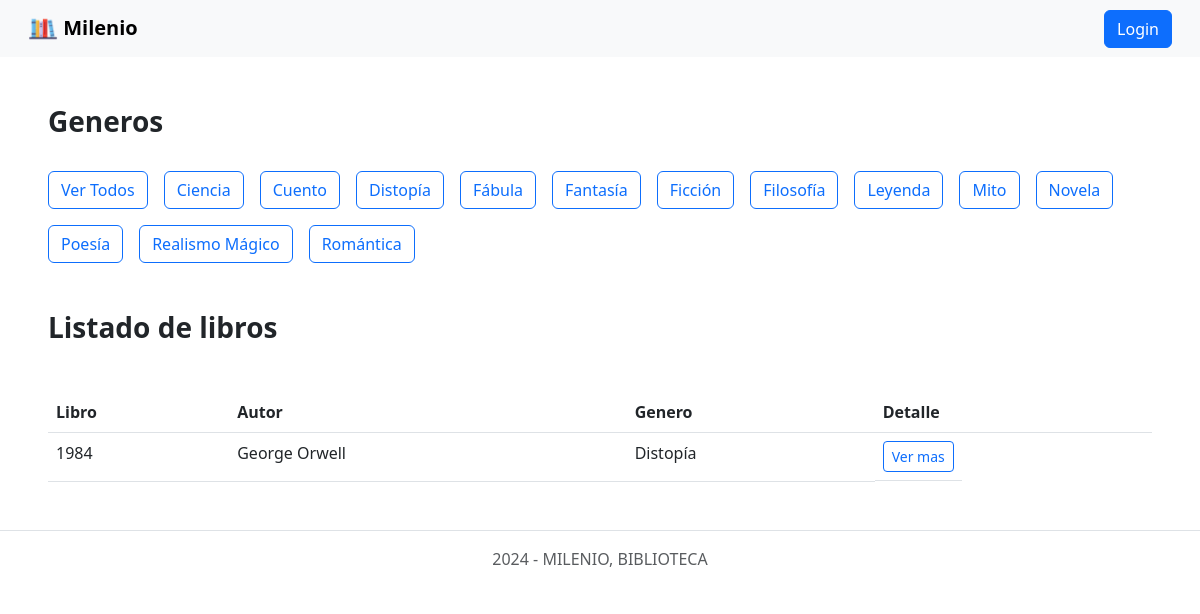
Screenshot of /home?genero=Distopía with the database file from the repository.
### tables this page shows
CREATE TABLE `generos` (
  `id` int(11) NOT NULL,
  `nombre` varchar(255) NOT NULL
);

CREATE TABLE `libros` (
  `id` int(11) NOT NULL,
  `titulo` varchar(100) NOT NULL,
  `autor` varchar(100) NOT NULL,
  `reseña` text DEFAULT NULL,
  `genero_nombre` varchar(255) NOT NULL
);

### app/controllers/catalogo.controller.php (called while the page is built, shortened)
<?php
    require_once './app/models/libro.model.php';
    require_once './app/models/genero.model.php';
class CatalogoController {
    private $modelLibro;
    private $modelGenero;
    public function __construct($res) {
        $this->modelLibro = new LibroModel();
        $this->modelGenero = new GeneroModel();
    }
    public function showLibros() {
        $generoSeleccionado = isset($_GET['genero']) ? $_GET['genero'] : null;
        $generos = $this->modelGenero->getGeneros();
        if ($generoSeleccionado) {
            $libros = $this->modelLibro->getLibrosPorGenero($generoSeleccionado);
        } else {
            $libros = $this->modelLibro->getLibros();
        }
        include_once 'templates/layout/header.phtml';
        include_once 'templates/generos.phtml';
        include_once 'templates/catalogo.phtml';
        include_once 'templates/layout/footer.phtml';
    }
}

### app/models/genero.model.php (called while the page is built, shortened)
<?php
class GeneroModel {
    private $db;
    public function __construct() {
       $this->db = new PDO('mysql:host=localhost;dbname=milenio_db;charset=utf8', 'root', '');
    }
    public function getGeneros() {
        $query = $this->db->prepare('SELECT * FROM generos');
        $query->execute();
        $generos = $query->fetchAll(PDO::FETCH_OBJ);
        return $generos;
    }
}

### app/models/libro.model.php (called while the page is built, shortened)
<?php
class LibroModel {
    private $db;
    public function __construct() {
       $this->db = new PDO('mysql:host=localhost;dbname=milenio_db;charset=utf8', 'root', '');
    }
    public function getLibrosPorGenero($generoNombre) {
        $query = $this->db->prepare('SELECT * FROM libros WHERE genero_nombre = ?');
        $query->execute([$generoNombre]);
        $libros = $query->fetchAll(PDO::FETCH_OBJ);
        return $libros;
    }
}

### templates/generos.phtml (the view, shortened to what this page needs)
<?php
include_once './app/models/genero.model.php';
?>
<h2 class="fs-3 fw-bold mt-5 ms-5">Generos</h2>
<ul class="nav justify-content-start ms-5 mt-4 d-inline-flex gap-3">
    <li class="nav-item">
        <a href="home"><button type="button" class="btn btn-outline-primary">Ver Todos</button></a>
    </li>
    <?php foreach ($generos as $genero): ?>
        <li class="nav-item">
            <a href="home?genero=<?= urlencode($genero->nombre) ?>">
                <button type="button" class="btn btn-outline-primary">
                    <?php echo $genero->nombre ?>
                </button>
            </a>
        </li>
    <?php endforeach; ?>
</ul>

### templates/catalogo.phtml
<?php
    include_once './app/models/libro.model.php';
    include_once './app/models/genero.model.php';
?>
<div class="mx-5">
    <h2 class="fs-3 fw-bold mt-5">Listado de libros</h2>
    <table class="table mt-5">
        <thead>
            <tr>
                <th scope="col">Libro</th><th scope="col">Autor</th><th scope="col">Genero</th><th scope="col">Detalle</th>
            </tr>
        </thead>
        <tbody>
            <?php
                foreach($libros as $libro){
                    echo '
                        <tr>
                            <td>' . $libro->titulo . '</td>
                            <td>' . $libro->autor . '</td>
                            <td>' . $libro->genero_nombre . '</td>
                            <td class="d-inline-flex gap-3">
                                <a href="detail/' . $libro->id . '">
                                    <button type="button" class="btn btn-outline-primary btn-sm">Ver mas</button>
                                </a>
                            </td>
                        </tr>
                    ';
                }
            ?>
        </tbody>
    </table>
</div>

### rows the page displays
generos: nombre "Ciencia"
generos: nombre "Cuento"
generos: nombre "Distopía"
generos: nombre "Fábula"
generos: nombre "Fantasía"
generos: nombre "Ficción"
generos: nombre "Filosofía"
generos: nombre "Leyenda"
generos: nombre "Mito"
generos: nombre "Novela"
generos: nombre "Poesía"
generos: nombre "Realismo Mágico"
generos: nombre "Romántica"
libros: titulo "1984", autor "George Orwell", genero_nombre "Distopía"
